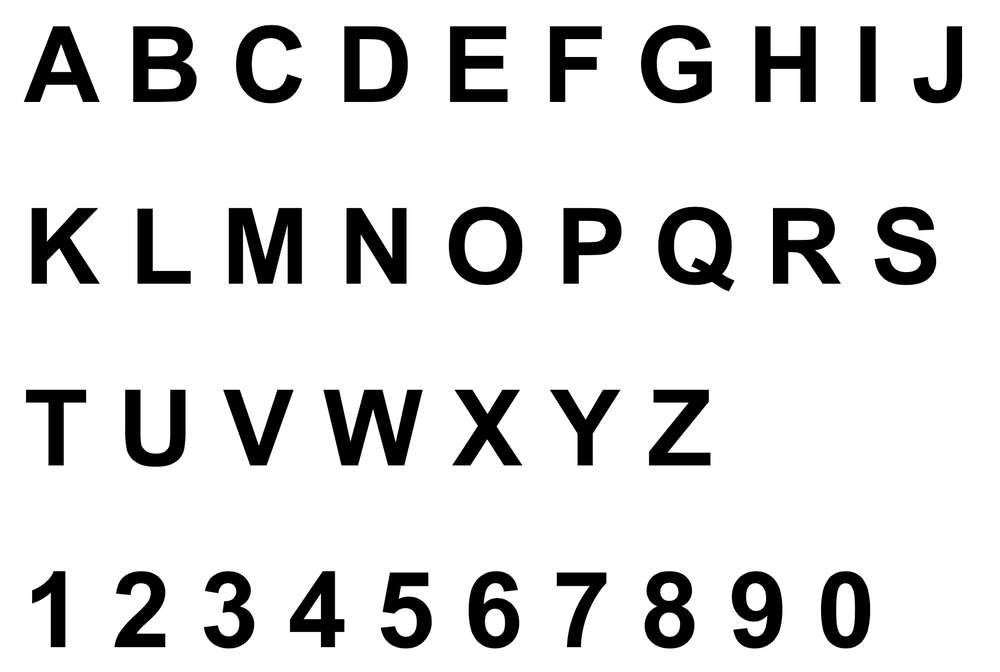
#> input picture captcha/motherboard.png, 1000 x 672 px, shrunk from 1894 x 1272 before the run, given as the content of the folder captcha/img, which was not available
$ python -i captcha_terminator.py   (imports and definitions only)
#> lines starting #> are read from the running program, lines starting #| are printed output that depends on the picture; after the words box and inside, x2 and y2 are one past the last pixel; in counts of white or black regions, pixels touching at a corner belong together; pictures that were not available may be replaced by others from this repository, and a replacement may not be noted
import matplotlib.pyplot as plt
import cv2
import os
import re
import numpy as np
from tqdm import tqdm
#import pickle
#from sklearn.preprocessing import StandardScaler
#from sklearn.neural_network import MLPClassifier

# A supplement function for make black and white file
def lightness(img, a=2, b=80):
    rows,cols,channels=img.shape
    dst=img.copy()
    for i in range(rows):
        for j in range(cols):
            for c in range(3):
                # 從灰色一刀劃開，大者恆大，小者恆小
                color = img[i,j][c]*a+b if img[i,j][c] > 125 else img[i,j][c]/a-b
                if color>255:           # 防止像素值越界（0~255）
                    dst[i,j][c]=255
                elif color<0:           # 防止像素值越界（0~255）
                    dst[i,j][c]=0
                else:
                    dst[i,j][c]=color
    return dst

# Calculation Min Square
def mse(imageA, imageB):
    global prefix
    err = np.sum((imageA.astype("float") - imageB.astype("float"))**2)
    err /= float(imageA.shape[0] * imageA.shape[1])
    return err

def getNumber(pic):
    max_a = 0
    max_png = None
    for png in os.listdir(prefix+'Alphabet'):
        if not png.endswith('.png'):
            continue
        # Remove some characters that had never shown before
        if png in ['0.png', 'O.png', '1.png', 'I.png', 'S.png', '5.png', 'W.png', 'M.png', 'B.png']:
            continue
        ref = cv2.imread(prefix+'Alphabet/'+png)
        if mse(ref, pic) > max_a:
            max_a = mse(ref, pic)
            max_png = png
    # if its hard to recognize, then give up
    return "" if max_a < 125000 else re.sub('.png', '', max_png)

# Read file and handle
def pre_processing(image, k=4, f=1):
    kernel = np.ones((k,k), np.uint8)
    erosion = cv2.erode(image, kernel, iterations=1)
    light = lightness(erosion, a=2, b=80)
    dilation = cv2.dilate(light, kernel, iterations=f)
    dilation = cv2.cvtColor(dilation, cv2.COLOR_BGR2GRAY)
    plt.imshow(image)
    return dilation

# Cutting images into 50x50 cubic
def find_contours(img):
    contours, hierarchy = cv2.findContours(img.copy(), cv2.RETR_EXTERNAL, cv2.CHAIN_APPROX_SIMPLE)
    cnts = sorted([(c, cv2.boundingRect(c)[0]) for c in contours], key= lambda x: x[1])
    ary = []
    final_ans = ""
    for (c, _) in cnts:
        (x, y, w, h) = cv2.boundingRect(c)
        # 太小張捨棄
        if w > 25 and h > 25:
            # 太大張就對半切
            if w > 80:
                ary.append(((x, y, int(w/3), h)))
                ary.append(((int(x+w/3), y, int(w/3), h)))
                ary.append(((int(x+2*w/3), y, int(w/3), h)))
            elif w > 50:
                ary.append(((x, y, int(w/2), h)))
                ary.append(((int(x+w/2), y, int(w/2), h)))
            else:
                ary.append(((x, y, w, h)))
    return ary

def find_contours_v2(img):
    ary = [(15, 8, 35, 40), (45, 8, 45, 40), (90, 8, 40, 40), (125, 8, 45, 40), (167, 8, 35, 40)]
    final_ans = ""
    for id, (x, y, w, h) in enumerate(ary):
        roi = img[y:y+h, x:x+w]
        sub_img = cv2.resize(roi, (50,50))
        sub_img_ary = find_contours(sub_img)
        final_ans += find_ans(sub_img_ary, sub_img)
    return final_ans

# Follow the director from ary, cut and recognize the image
def find_ans(ary, img):
    #fig = plt.figure()
    ans = ""
    for id, (x, y, w, h) in enumerate(ary):
        roi = img[y:y+h, x:x+w]
        thresh = roi.copy()
        res = cv2.resize(thresh, (50,50))
        #a = fig.add_subplot(1, len(ary), id+1)
        #plt.imshow(res)
        res = cv2.cvtColor(res, cv2.COLOR_BGR2RGB)
        ans += getNumber(res)
    return ans

def captcha_mdfk(image):
    img = pre_processing(image, k=4, f=1)
    ary = find_contours(img)
    final_ans = find_ans(ary, img)
    #print("1st Try")
    #print(final_ans)
    #print(len(final_ans))
    if len(final_ans) != 5:
        final_ans = find_contours_v2(img)
        #print("2nd Try")
        #print(final_ans)
        #print(len(final_ans))
        if len(final_ans) != 5:
            img = pre_processing(image, k=3, f=1)
            ary = find_contours(img)
            final_ans = find_ans(ary, img)
            #print("3rd Try")
            #print(final_ans)
            #print(len(final_ans))
            if len(final_ans) != 5:
                final_ans = find_contours_v2(img)
                #print("4th Try")
                #print(final_ans)
                #print(len(final_ans))
    return final_ans


prefix = "captcha/"

def mail():
    for file in tqdm(os.listdir(prefix+'img')):
        image = cv2.imread(prefix+"img/" + file)
#> image is the input picture: shape (672, 1000, 3); min 0, max 255, mean 221.8
        try:
            ans = captcha_mdfk(image)
#> in pre_processing, `erosion = cv2.erode(image, kernel, iterations=1)`:
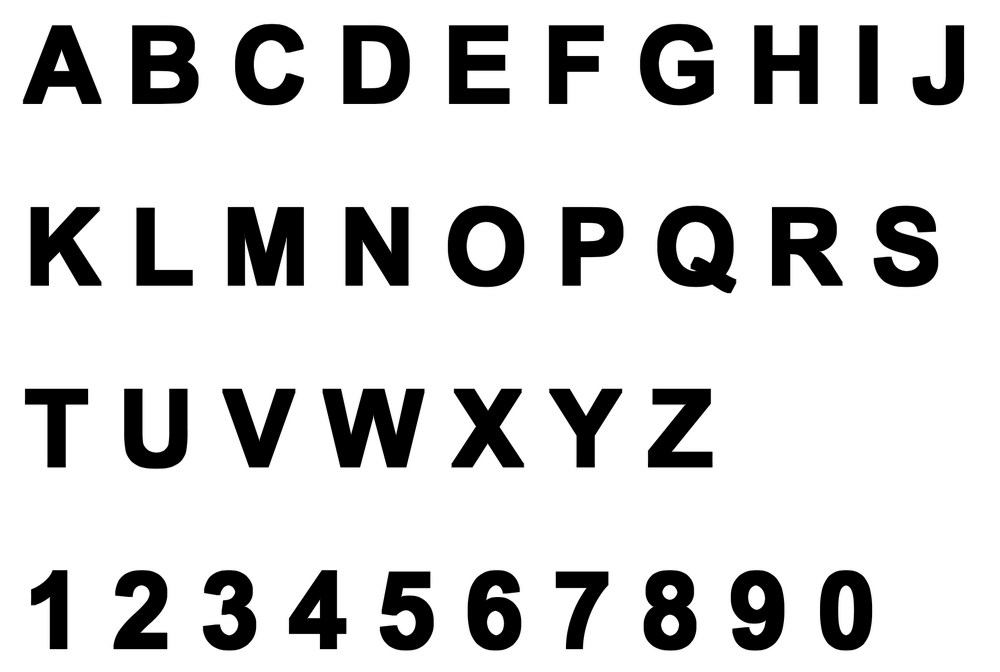
#> erosion: shape (672, 1000, 3); min 0, max 255, mean 213.1
#> after the loop in lightness, `for i in range(rows):`:
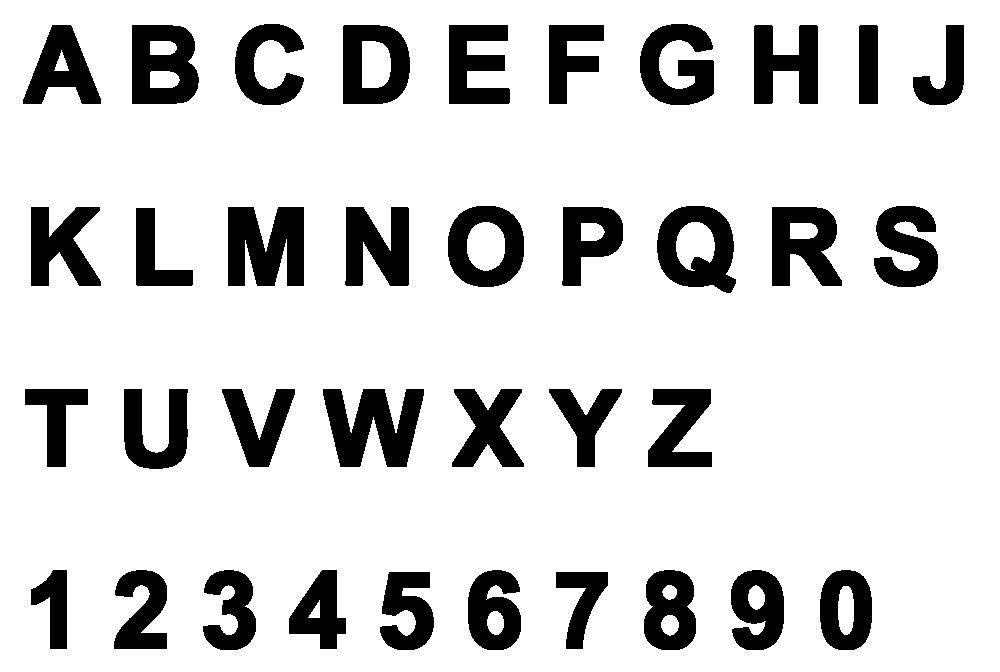
#> dst: shape (672, 1000, 3); 83.6% white; 36 black regions, largest, box (x1, y1, x2, y2) and area: (323, 389, 424, 467) 4921, (228, 207, 304, 286) 4854, (657, 206, 736, 293) 4065
#> in pre_processing, `dilation = cv2.dilate(light, kernel, iterations=f)`:
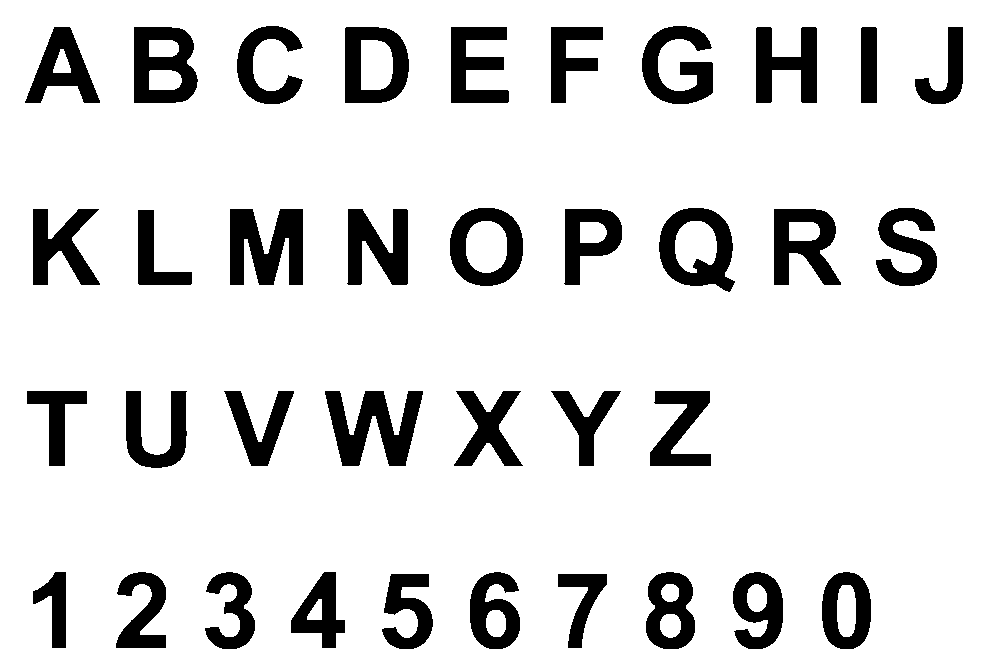
#> dilation: shape (672, 1000, 3); 86.9% white; 36 black regions, largest, box (x1, y1, x2, y2) and area: (230, 209, 303, 285) 3984, (325, 391, 423, 466) 3979, (134, 27, 198, 103) 3294
#> in find_contours, `contours, hierarchy = cv2.findContours(img.copy(), cv2.RETR_EXTERNAL, ..`: contours = [[[0, 0], [0, 671], [999, 671], [999, 0]]]
#> in find_contours, `cnts = sorted([(c, cv2.boundingRect(c)[0]) for c in contours], key= la..`: cnts = [([[0, 0], [0, 671], [999, 671], [999, 0]], 0)]
#> the loop in find_contours, `for (c, _) in cnts:` made 1 pass
#> (c, x, y, w, h) on pass 1: ([[0, 0], [0, 671], [999, 671], [999, 0]], 0, 0, 1000, 672)
#> after the loop in find_contours, `for (c, _) in cnts:`: ary = [(0, 0, 333, 672), (333, 0, 333, 672), (666, 0, 333, 672)]
#> in find_ans, `roi = img[y:y+h, x:x+w]`:
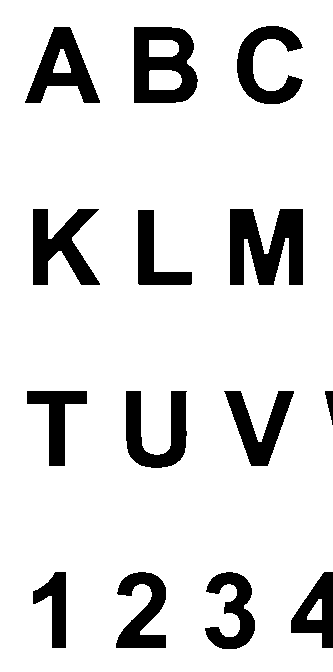
#> roi: shape (672, 333); 86.4% white; 14 black regions, largest, box (x1, y1, x2, y2) and area: (230, 209, 303, 285) 3984, (134, 27, 198, 103) 3294, (33, 209, 100, 285) 2748
#> in find_ans, `res = cv2.resize(thresh, (50,50))`:
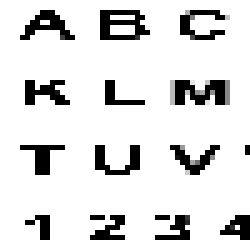
#> res: shape (50, 50) (shown 5 times larger); min 0, max 255, mean 221.7
            if file.split(".")[0] != str(ans):
                print("Change File From: " + file + "  ->  " + str(ans))
                os.rename(prefix+"img/"+file, prefix+"img/%s.png"%str(ans))
        except Exception as e:
            print(e)
            continue

>>> result = mail()
